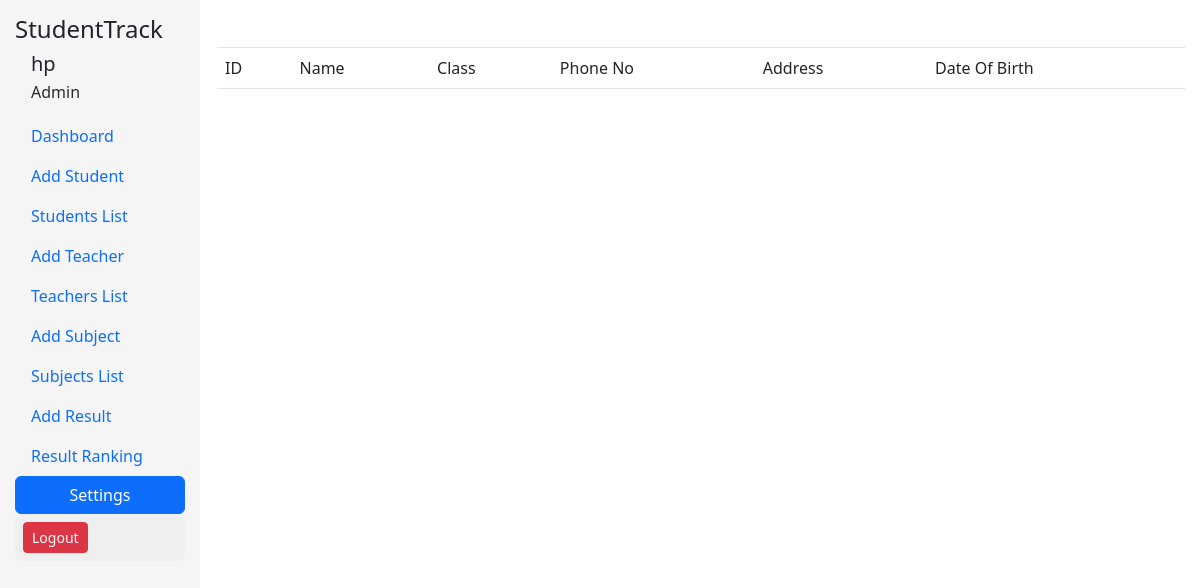
The page /teacherslist/ (signed in) on the database as committed earlier.
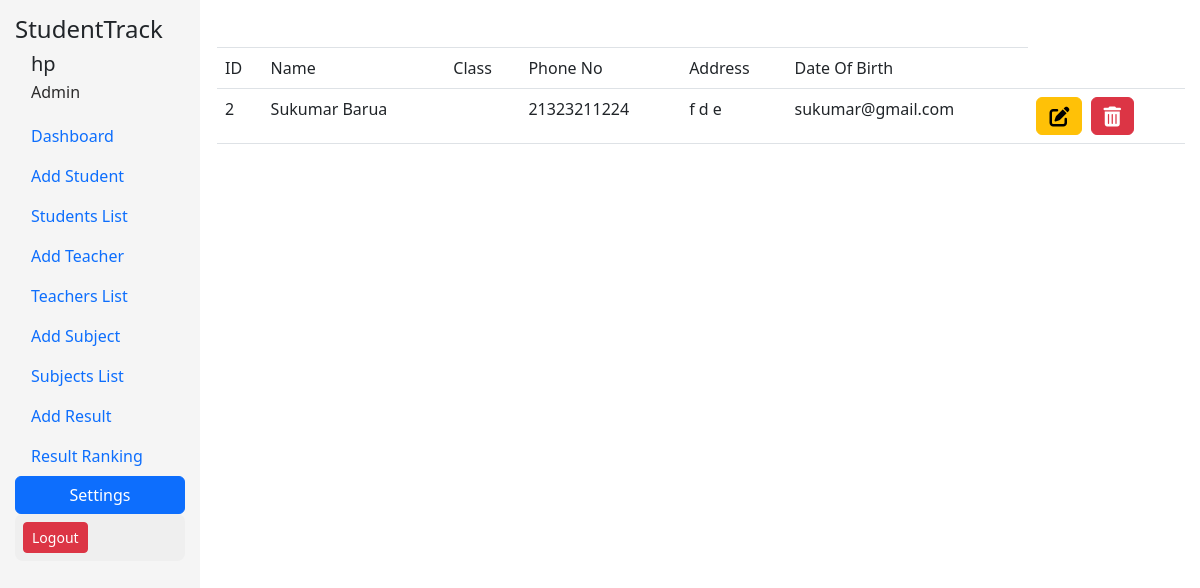
The same page on the database as committed later.
### smsapp/models.py (models this page shows, shortened)
class Teacher(models.Model):
    name = models.CharField(max_length=300, null=True)
    department = models.CharField(max_length=300)
    email = models.CharField(max_length=50)
    number = models.CharField(max_length=15, null=True)
    address = models.CharField(max_length=500, null=True)

### smsapp/views.py (the view)
# urls.py: path('teacherslist/', views.teacherslist, name='teacherlist'),
@login_required(login_url='/userlogin')
def teacherslist(request):
    teacher = Teacher.objects.all()
    context = {'teachers': teacher}
    return render(request, "teacherslist.html", context)

### templates/teacherslist.html (shortened to what this page needs)
{% extends 'base.html' %}
{% block body %}
<div class="row">
  {% include 'sidebar.html'%}
    <div class="col-md-10">
      <div class="content">
        <div class="input-group mb-3">
              <div class="card-body">
                <p class="card-text">
                  <div class="table-responsive">
                    <div class="card-body">
                      <p class="card-text">
                        <div class="table-responsive">
                          <table class="table table-hover">
                            <thead>
                              <tr>
                                <td>ID</td>
                                <td>Name</td>
                                <td>Class</td>
                                <td>Phone No</td>
                                <td>Address</td>
                                <td>Date Of Birth</td>
                            <tbody>
                              {% for teacher in teachers %}
                                <tr>
                                  <td>{{ teacher.id }}</td>
                                  <td>{{ teacher.name}}</td>
                                  <td>{{ teacher.grade }}</td>
                                  <td>{{ teacher.number }}</td>
                                  <td>{{ teacher.address | truncatewords:5}}</td>
                                  <td>{{ teacher.email}}</td>
                                  <td>
                                    <a class="btn btn-warning me-1" href="">
                                      <i class="fa-solid fa-pen-to-square fa-lg"></i>
                                    </a>
                                    <button type="button" class="btn btn-danger" >
                                      <a href="{% url 'teacherdelete' teacher.id%}">
                                      <i class="fa-solid fa-trash-can fa-lg"></i>
                                      </a>
                                    </button>
                                        </div>
                                      </div>
                                    </div>
                              {% endfor %}
    </div>
    </div>
      </div>
    </div>
  </div>
  {% endblock body %}

Rows that differ between the two databases and show on the page:
added Teacher: id "2", name "Sukumar Barua", number "21323211224", address "f d e", email "sukumar@gmail.com"
